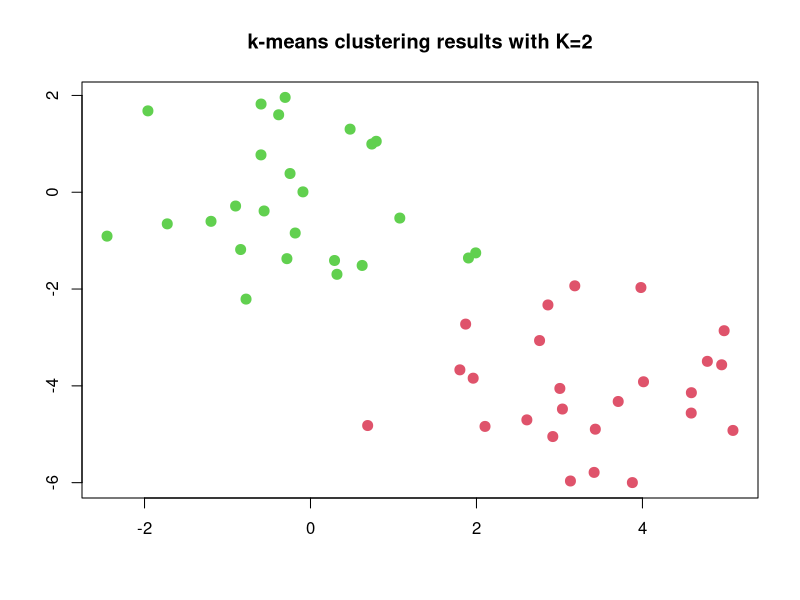
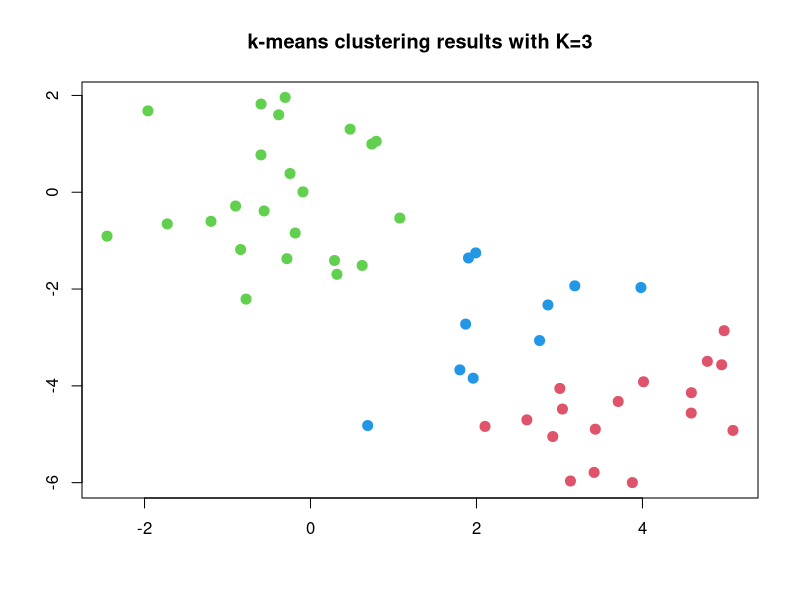

R code for these plots, in order:
## ---- chunk 1
knitr::opts_chunk$set(echo = TRUE)
## ---- chunk 2
set.seed(2)
x         <- matrix(rnorm(50*2), ncol=2)
x[1:25,1] <- x[1:25,1]+3
x[1:25,2] <- x[1:25,2]-4
head(x)
## ---- chunk 3
km.out=kmeans(x,2)
## ---- chunk 4
km.out$cluster
## ---- chunk 5
plot(x, col=(km.out$cluster+1), main="k-means clustering results with K=2", xlab="", ylab="", pch=20, cex=2)

## ---- chunk 6
set.seed(4)
km.out=kmeans(x,3,nstart=20)
km.out
plot(x, col=(km.out$cluster+1), main="k-means clustering results with K=3", xlab="", ylab="", pch=20, cex=2)
## ---- chunk 7
set.seed(3)
km.out=kmeans(x,3,nstart=1)
km.out$tot.withinss
km.out=kmeans(x,3,nstart=20)
km.out$tot.withinss
